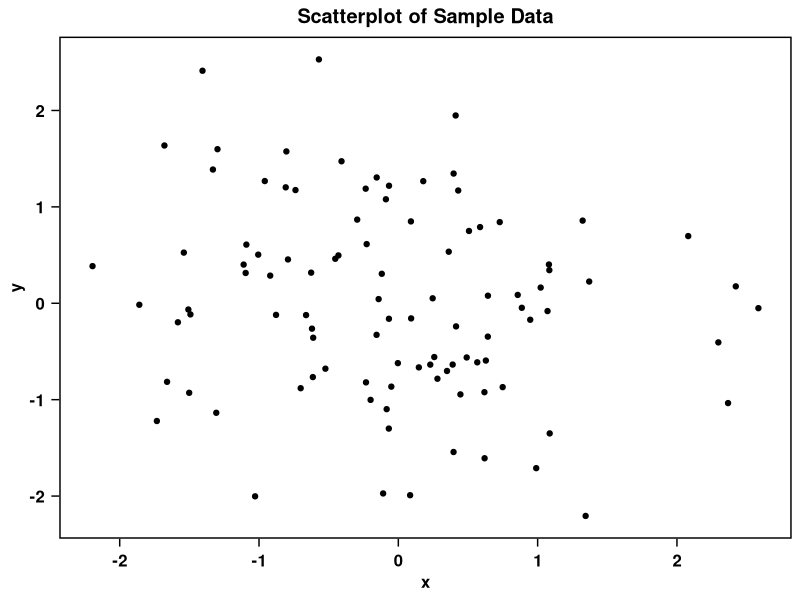

Source code (R):
# Set ggplot theme

library(ggplot2)
library(grid)

theme_set(theme_bw(base_size = 12) %+% theme(
  text = element_text(face = "bold", family = "Helvetica"),
  panel.grid.major = element_blank(),
  panel.grid.minor = element_blank(),
  axis.ticks.length = unit(0.2, "cm"),
  axis.ticks = element_line(colour = "black", size = 0.5),
  strip.text = element_text(size = 12, face = "bold", family = "Helvetica"),
  axis.title = element_text(size = 12), 
  axis.title.y = element_text(size = 12), 
  #axis.title.x = element_blank(),
  axis.text.x = element_text(size = 12, angle = 0, color = "black", 
                             margin = margin(t = 5, b = 0, l = 0, r = 0), family = "Helvetica"),
  axis.text.y = element_text(size = 12, angle = 0, color = "black",
                             margin = margin(t = 0, b = 0, l = 0, r = 5), family = "Helvetica"),
  strip.placement = "outside",
  strip.background = element_blank(),
  plot.title = element_text(hjust = 0.5, family = "Helvetica"),
  legend.title = element_text(face = "bold", family = "Helvetica"),
  #legend.position = "none",
  panel.border = element_rect(colour = "black", fill = NA, size = 1),
  panel.background = element_rect(fill='transparent', color = NA), 
  plot.background = element_rect(fill = "transparent",color = NA),
  legend.background = element_rect(fill = "transparent",color = NA),
  legend.key = element_rect(fill = "transparent", color = NA)
))

# Sample data
df <- data.frame(x = rnorm(100), y = rnorm(100))

# Create the plot
p <- ggplot(df, aes(x = x, y = y)) +
  geom_point() +
  labs(title = "Scatterplot of Sample Data")

plot(p) # This plot will use your custom theme
